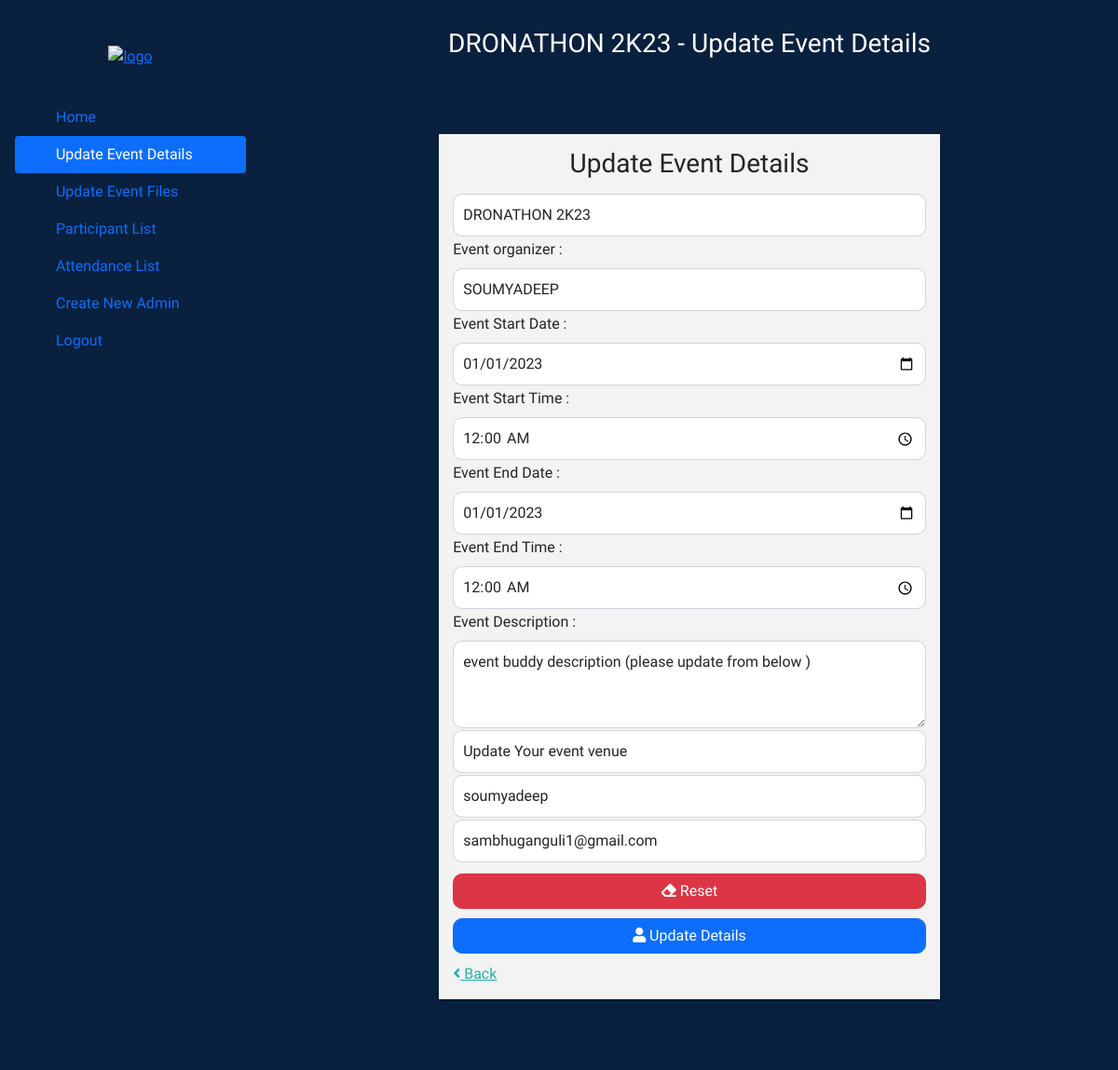
Before: /admin/admin-event-details-update.php (signed in) with the older database file.
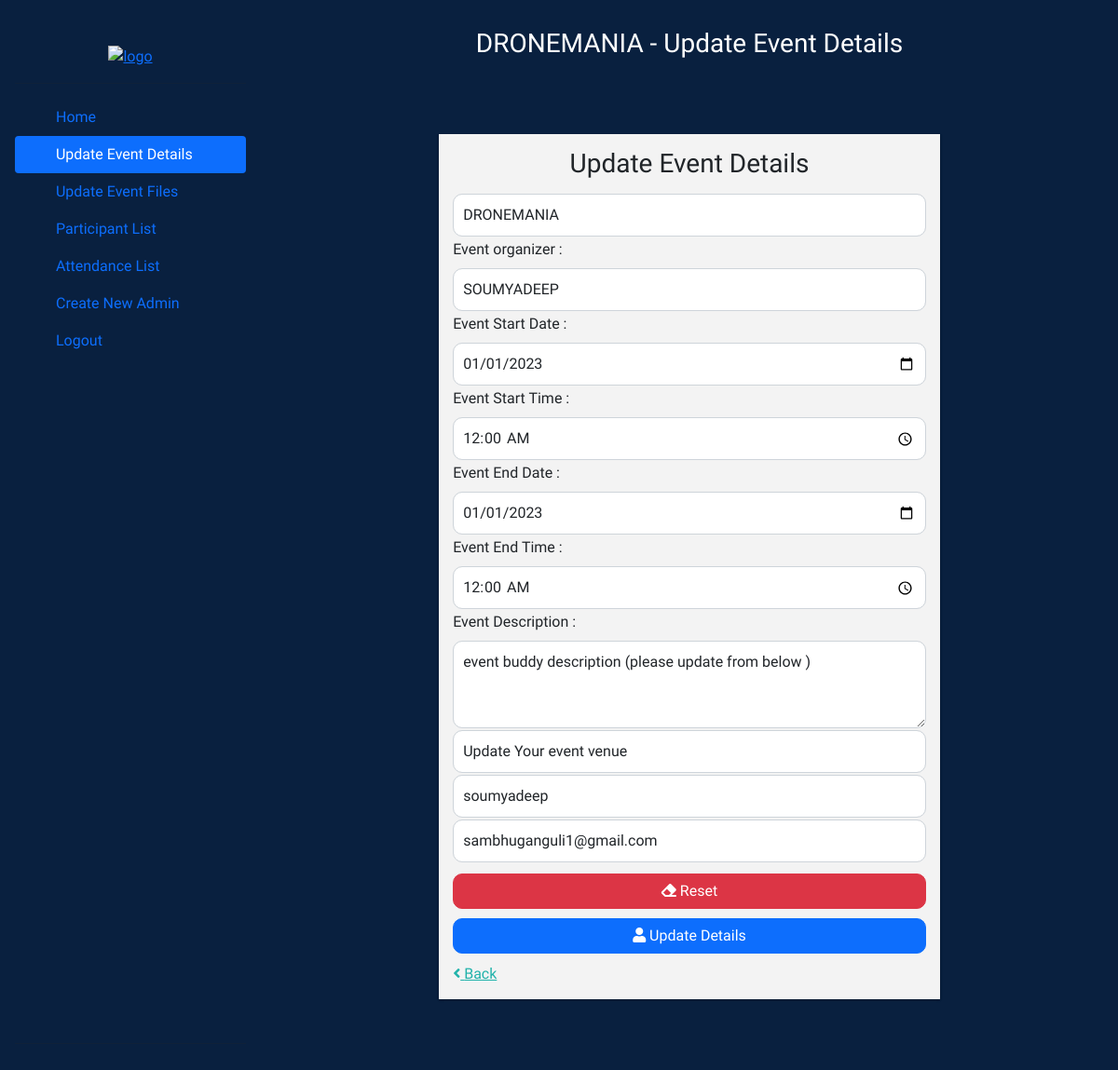
After: the same page with the newer database file.
### tables this page shows
CREATE TABLE `event_admin` (
  `a_name` varchar(50) NOT NULL,
  `a_email` varchar(50) NOT NULL,
  `a_password` varchar(100) NOT NULL,
  `event_id` varchar(20) NOT NULL
);

CREATE TABLE `events` (
  `event_id` varchar(10) NOT NULL,
  `event_name` varchar(50) NOT NULL,
  `event_s_date` date DEFAULT '2023-01-01',
  `event_s_time` time DEFAULT '00:00:00',
  `event_e_date` date DEFAULT '2023-01-01',
  `event_e_time` time DEFAULT '00:00:00',
  `event_venue` varchar(50) NOT NULL DEFAULT 'Update Your event venue',
  `organizer` varchar(50) NOT NULL,
  `event_desc` varchar(300) NOT NULL DEFAULT 'event buddy description (please update from below )',
  `event_broc` varchar(100) NOT NULL DEFAULT 'event-broucher-01.pdf',
  `c_image1` varchar(100) NOT NULL DEFAULT 'eb-black-bg-logo-16-9.png',
  `c_image2` varchar(100) NOT NULL DEFAULT 'eb-black-bg-logo-16-9.png',
  `c_image3` varchar(100) NOT NULL DEFAULT 'eb-black-bg-logo-16-9.png',
  `approval` int(1) NOT NULL DEFAULT 0,
  `e_slot` int(10) NOT NULL,
  `event_type` varchar(10) DEFAULT NULL
);

### admin/admin-event-details-update.php (the view, shortened to what the changed rows need)
<?php
include "../database/db_conn.php";
?>
<!DOCTYPE html>
<html lang="en">
<head>
    <link rel="stylesheet" href="https://maxcdn.bootstrapcdn.com/bootstrap/4.0.0/css/bootstrap.min.css" />
    <link rel="stylesheet" href="https://use.fontawesome.com/releases/v5.3.1/css/all.css" />
    <link href="//maxcdn.bootstrapcdn.com/bootstrap/4.0.0/css/bootstrap.min.css" rel="stylesheet" id="bootstrap-css" />
    <link href="https://cdn.jsdelivr.net/npm/bootstrap@5.0.2/dist/css/bootstrap.min.css" rel="stylesheet">
    <link rel="stylesheet" href="https://cdn.jsdelivr.net/npm/bootstrap-icons@1.5.0/font/bootstrap-icons.css">
    <link rel="stylesheet" href="./css/admin.css">
</head>
<body>
    <div class="d-flex flex-row">
    <?php
    if (isset($_SESSION['event_id']) && isset($_SESSION['a_email'])) {
        $event_id = $_SESSION['event_id'];
        $sql = "SELECT *
                            FROM events
                            JOIN event_admin ON events.event_id= event_admin.event_id WHERE events.event_id='$event_id'";
        $result = mysqli_query($conn, $sql);
        if ($result->num_rows > 0) {
            $row = $result->fetch_assoc();
    ?>
            <div class="container">
                <div id="admin-heading">
                    <h3><?php echo $row['event_name']; ?> - Update Event Details</h3>
                </div>
                <div id="logreg-forms">
                    <form action="admin-event-details-update.php" method="post" class="form-signup" enctype="multipart/form-data">
                        <h1 class="h3 mb-3 font-weight-normal" style="text-align: center">
                            Update Event Details
                        </h1>
                        <input type="text" id="event-name" name="event_name" class="form-control" placeholder="Event Name" required="" value="<?php echo $row["event_name"]; ?>" />
                        <label for="event-organizer">Event organizer :</label>
                        <input type="text" id="event-organizer" name="organizer" class="form-control" required="" placeholder="Event Organizer" value="<?php echo $row["organizer"]; ?>" autofocus="" />
                        <label for="event-start-date">Event Start Date :</label>
                        <input type="date" id="event-start-date" name="event_s_date" class="form-control"  value="<?php echo $row["event_s_date"]; ?>" required />
                        <label for="event-start-time">Event Start Time :</label>
                        <input type="time" id="event-start-time"  pattern="[0-9]{2}:[0-9]{2}"  name="event_s_time" class="form-control"  value="<?php echo $row["event_s_time"]; ?>" required />
                        <label for="event-end-date">Event End Date :</label>
                        <input type="date" id="event-end-date" name="event_e_date" class="form-control"  value="<?php echo $row["event_e_date"]; ?>" required/>
                        <label for="event-end-time">Event End Time :</label>
                        <input type="time" id="event-end-duration" pattern="[0-9]{2}:[0-9]{2}"   name="event_e_time" class="form-control"  value="<?php echo $row["event_e_time"]; ?>"  required />
                        <label for="event-description">Event Description :</label>
                        <textarea class="form-control" id="event-description" required="" name="event_desc" value="" rows="3"><?php echo $row["event_desc"]; ?></textarea>
                        <input type="text" id="event-venue" class="form-control" name="event_venue" required="" placeholder="Event Venue" value="<?php echo $row["event_venue"]; ?>" autofocus="" />
                        <input type="text" id="event-admin-name" class="form-control" name="a_name" required="" placeholder="Event Admin Name" value="<?php echo $row["a_name"]; ?>" autofocus="" />
                        <input type="email" id="event-admin-email" class="form-control" name="a_email" required="" placeholder="Event Admin Email address" value="<?php echo $row["a_email"]; ?>" autofocus="" />
                        <button class="btn btn-primary btn-block btn-danger" type="reset">
                            <i class="fas fa-eraser"></i> Reset
                        </button>
                        <button class="btn btn-primary btn-block" type="submit" name="submit">
                            <i class="fas fa-user"></i> Update Details
                        </button>
                        <a href="admin.php" id="cancel_signup"><i class="fas fa-angle-left"></i> Back</a>
                    </form>
                </div>
            </div>
        </div>
</body>
</html>
<?php
        } else {
?>
    <script>
        alert("no event")
    </script>
<?php
        }
    } else {
        header("location:../signup-login/login.php");
    }
?>

Changed rows visible on the page:
changed through a linked row, event_admin "soumyadeep": event.event_name "DRONATHON 2K23" → "DRONEMANIA"; event_name "DRONATHON 2K23" → "DRONEMANIA"
